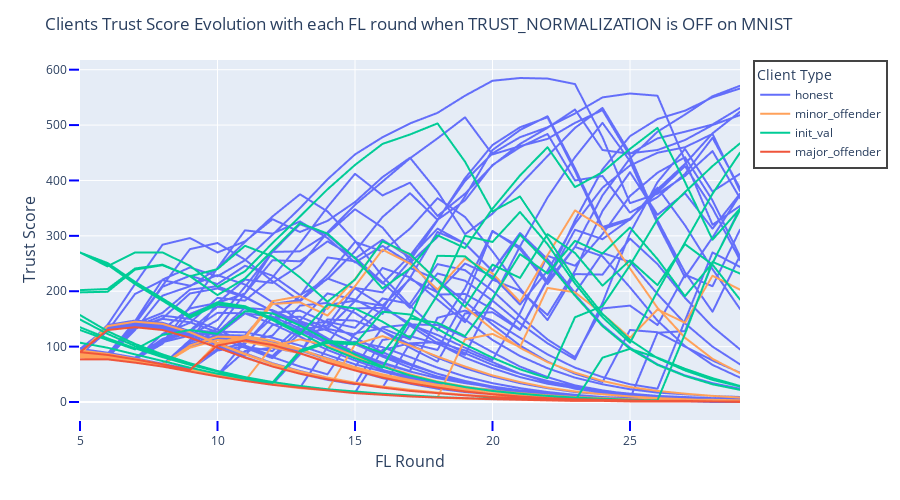

The notebook cell saved with this chart:
### Markdown cell above
## MNIST TRUST Normalization off/on plots

### Code cell
title = 'Clients Trust Score Evolution with each FL round when TRUST_NORMALIZATION is OFF on MNIST'
mnist_tn_off_scores_fig = get_scores_fig(title, plots_folder, 'mnist_tn_off_scores_fig', False, mnist_trust_normalization_off_df)
mnist_tn_off_scores_fig.show()
